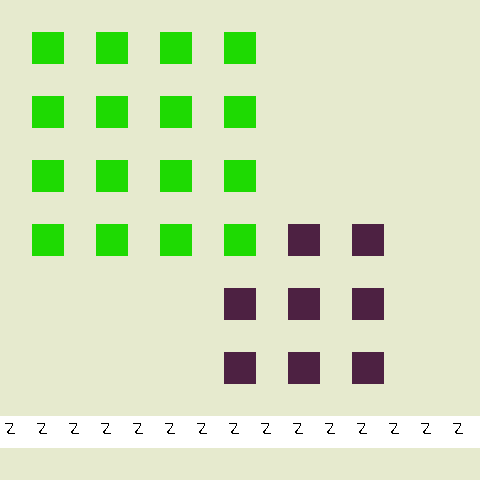

A level layout from a 2D game, rendered from its tile map. Below: a short description, then the map file with its tile-grid data intact:
An orthogonal 15x15 tile map with 32x32 px tiles, 3 tile layers (Ground, Wall, OtherSpritesheetTest), 2 tilesets.

<map version="1.0" orientation="orthogonal" renderorder="right-down" width="15" height="15" tilewidth="32" tileheight="32" nextobjectid="1">
 <tileset firstgid="1" name="spritesheet" tilewidth="32" tileheight="32" tilecount="300">
  <image source="spritesheet.png" width="640" height="480" />
 </tileset>
 <tileset firstgid="301" name="OtherSpritesheet" tilewidth="32" tileheight="32" tilecount="300">
  <image source="map-spritesheet.png" width="640" height="480" />
 </tileset>
 <layer name="Ground" width="15" height="15">
  <data encoding="csv">
2,2,2,2,2,2,2,2,2,2,2,2,2,2,2,
2,2,2,2,2,2,2,2,2,2,2,2,2,2,2,
2,2,2,2,2,2,2,2,2,2,2,2,2,2,2,
2,2,2,2,2,2,2,2,2,2,2,2,2,2,2,
2,2,2,2,2,2,2,2,2,2,2,2,2,2,2,
2,2,2,2,2,2,2,2,2,2,2,2,2,2,2,
2,2,2,2,2,2,2,2,2,2,2,2,2,2,2,
2,2,2,2,2,2,2,2,2,2,2,2,2,2,2,
2,2,2,2,2,2,2,2,2,2,2,2,2,2,2,
2,2,2,2,2,2,2,2,2,2,2,2,2,2,2,
2,2,2,2,2,2,2,2,2,2,2,2,2,2,2,
2,2,2,2,2,2,2,2,2,2,2,2,2,2,2,
2,2,2,2,2,2,2,2,2,2,2,2,2,2,2,
2,2,2,2,2,2,2,2,2,2,2,2,2,2,2,
2,2,2,2,2,2,2,2,2,2,2,2,2,2,2
</data>
 </layer>
 <layer name="Wall" width="15" height="15">
  <data encoding="csv">
0,0,0,0,0,0,0,0,0,0,0,0,0,0,0,
0,1,0,1,0,1,0,1,0,0,0,0,0,0,0,
0,0,0,0,0,0,0,0,0,0,0,0,0,0,0,
0,1,0,1,0,1,0,1,0,0,0,0,0,0,0,
0,0,0,0,0,0,0,0,0,0,0,0,0,0,0,
0,1,0,1,0,1,0,1,0,0,0,0,0,0,0,
0,0,0,0,0,0,0,0,0,0,0,0,0,0,0,
0,1,0,1,0,1,0,1,0,0,0,0,0,0,0,
0,0,0,0,0,0,0,0,0,0,0,0,0,0,0,
0,0,0,0,0,0,0,0,0,0,0,0,0,0,0,
0,0,0,0,0,0,0,0,0,0,0,0,0,0,0,
0,0,0,0,0,0,0,0,0,0,0,0,0,0,0,
0,0,0,0,0,0,0,0,0,0,0,0,0,0,0,
21,21,21,21,21,21,21,21,21,21,21,21,21,21,21,
0,0,0,0,0,0,0,0,0,0,0,0,0,0,0
</data>
 </layer>
 <layer name="OtherSpritesheetTest" width="15" height="15">
  <data encoding="csv">
0,0,0,0,0,0,0,0,0,0,0,0,0,0,0,
0,0,0,0,0,0,0,0,0,0,0,0,0,0,0,
0,0,0,0,0,0,0,0,0,0,0,0,0,0,0,
0,0,0,0,0,0,0,0,0,0,0,0,0,0,0,
0,0,0,0,0,0,0,0,0,0,0,0,0,0,0,
0,0,0,0,0,0,0,0,0,0,0,0,0,0,0,
0,0,0,0,0,0,0,0,0,0,0,0,0,0,0,
0,0,0,0,0,0,0,0,0,301,0,301,0,0,0,
0,0,0,0,0,0,0,0,0,0,0,0,0,0,0,
0,0,0,0,0,0,0,301,0,301,0,301,0,0,0,
0,0,0,0,0,0,0,0,0,0,0,0,0,0,0,
0,0,0,0,0,0,0,301,0,301,0,301,0,0,0,
0,0,0,0,0,0,0,0,0,0,0,0,0,0,0,
0,0,0,0,0,0,0,0,0,0,0,0,0,0,0,
0,0,0,0,0,0,0,0,0,0,0,0,0,0,0
</data>
 </layer>
</map>
